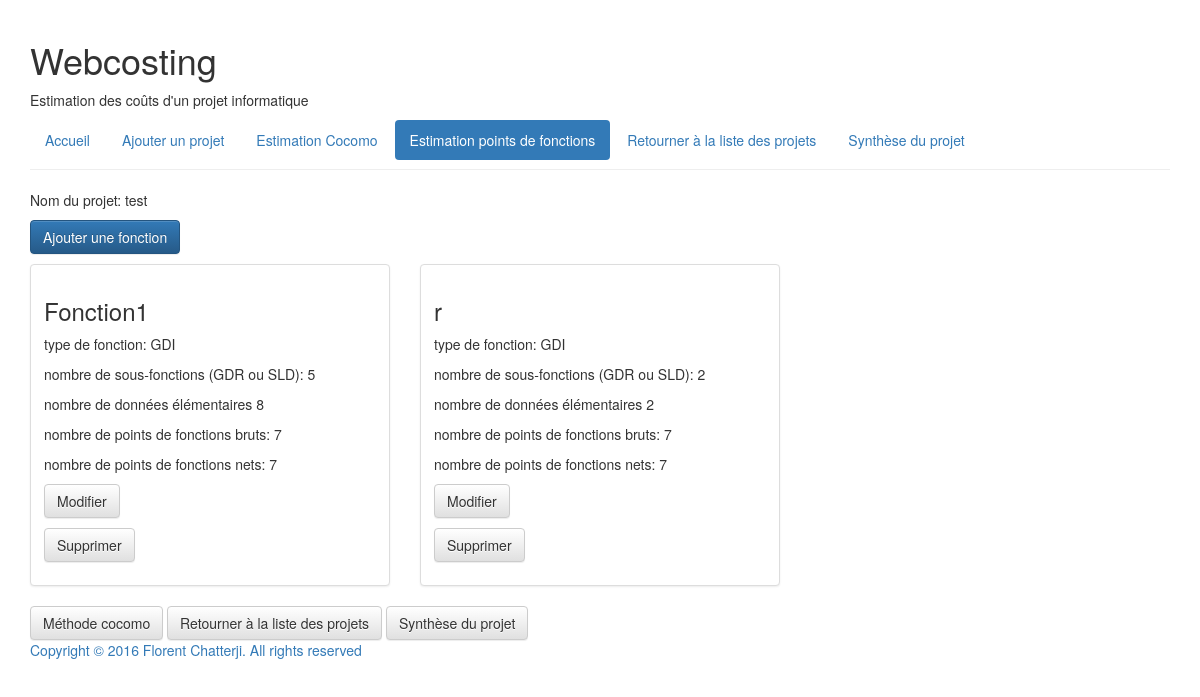
The page /webcosting/projet/129/fonction/ on the database as committed earlier.
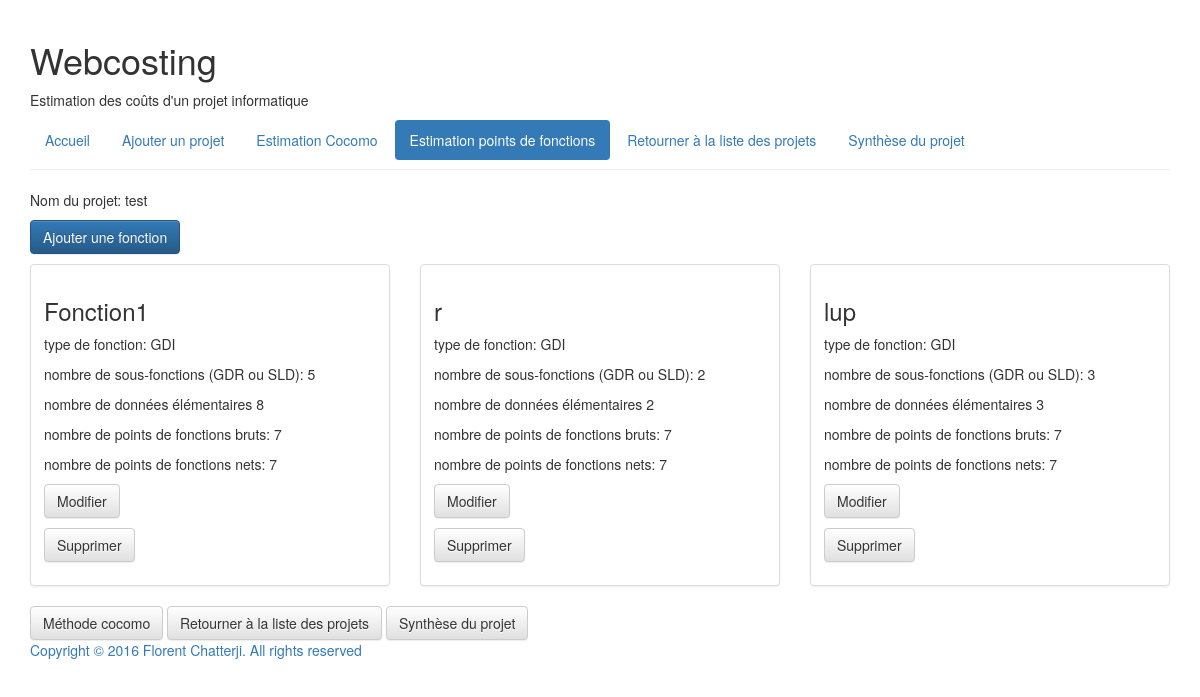
The same page on the database as committed later.
### webcosting/models.py (models this page shows, shortened)
class Projet(models.Model):
    nom_projet = models.CharField(
        'nom du projet',
        max_length=100,
        default=None
        )
    date_dernier_enregistrement = models.DateTimeField(
        'date du dernier enregistrement',
        auto_now=True,
        null=True
        )
    ORGANIQUE = 'OR'
    SEMIDETACHE = 'SD'
    EMBARQUE = 'EM'
    TYPE_PROJET_CHOIX = (
        (ORGANIQUE, 'organique'),
        (SEMIDETACHE, 'semi-détaché'),
        (EMBARQUE, 'embarqué'),
    )
    type_projet = models.CharField(
        max_length=2,
        choices=TYPE_PROJET_CHOIX,
        default='organique'
        )
    taille_projet = models.ForeignKey(
        TailleProjet,
        on_delete=models.CASCADE,
        blank=True,
        null=True,
        )
    language_de_programmation = models.ForeignKey(
        LanguageDeProgrammation,
        on_delete=models.CASCADE,
        blank=True,
        null=True,
        )
    facteur_ajustement = models.IntegerField(
        default=1,
        blank=True,
        null=True,
        )
    FIAB_CHOIX = (
        (0.75, 'très bas: 0.75'),
        (0.88, 'bas: 0.88'),
        (1.00, 'moyen: 1.00'),
        (1.15, 'élevé: 1.15'),
        (1.40, 'très élevé: 1.40'),
        )
    fiab = models.FloatField(
        choices=FIAB_CHOIX,
        default=None,
        blank=True,
        null=True,
        )
    DONN_CHOIX = (
        (0.94, 'bas (0.94)'),
        (1.00, 'moyen (1.00)'),
        (1.08, 'élevé (1.08)'),
        (1.16, 'très élevé (1.16)'),
        )
    donn = models.FloatField(
        choices=DONN_CHOIX,
        default=None,
        blank=True,
        null=True,
        )
    CPLX_CHOIX = (
        (0.70, 'très bas: 0.70'),
        (0.85, 'bas: 0.85'),
        (1.00, 'moyen: 1.00'),
        (1.15, 'élevé: 1.15'),
        (1.30, 'très élevé: 1.30'),
        (1.65, 'très très élevé: 1.65'),
        )
    cplx = models.FloatField(
        choices=CPLX_CHOIX,
        default=None,
        blank=True,
        null=True,
        )
    def _point_de_fonction_brut(self):
        fonctions = Fonction.objects.filter(projet=self.id)
        point_de_fonction_brut = 0
        for fonction in fonctions:
            point_de_fonction_brut += fonction.point_de_fonction_brut
        return point_de_fonction_brut
    point_de_fonction_brut = property(_point_de_fonction_brut)
    def _point_de_fonction_net(self):
        return self.facteur_ajustement * self.point_de_fonction_brut
    point_de_fonction_net = property(_point_de_fonction_net)
    def _charge_de_travail_point_de_fonction(self):
        taille_projet = TailleProjet.objects.get(taille_projet=self.taille_projet)
        charge_de_travail = taille_projet.charge_de_travail
        return charge_de_travail * self.point_de_fonction_net
    charge_de_travail_point_de_fonction = property(_charge_de_travail_point_de_fonction)
    def _ligne_de_code(self):
        language_de_programmation = LanguageDeProgrammation.objects.get(language_de_programmation=self.language_de_programmation)
        ligne_de_code_par_points_de_fonctions = language_de_programmation.ligne_de_code_par_points_de_fonctions
        return ligne_de_code_par_points_de_fonctions * self.point_de_fonction_net / 1000.0
    ligne_de_code = property(_ligne_de_code)
    def _effort_simple(self):
        A = Coefficient.objects.get(
            type_coefficient='A',
            type_projet=self.type_projet,
            )
        B = Coefficient.objects.get(
            type_coefficient='B',
            type_projet=self.type_projet,
            )
        A = A.valeur_coefficient
        B = B.valeur_coefficient
        ligne_de_code = self.ligne_de_code
        effort_simple = A * (ligne_de_code ** B)
        effort_simple = round(effort_simple, 2)
        return effort_simple
    effort_simple = property(_effort_simple)
    def _charge_de_travail_cocomo(self):
        effort_simple = self.effort_simple
        moyenne_degres_integration = self.fiab / 1.0
        effort_intermediaire = moyenne_degres_integration * effort_simple
        effort_intermediaire = round(effort_intermediaire, 2)
        return effort_intermediaire
    charge_de_travail_cocomo = property(_charge_de_travail_cocomo)
    def _temps_de_developpement(self):
        C = Coefficient.objects.get(
            type_coefficient='C',
            type_projet=self.type_projet
            )
        D = Coefficient.objects.get(
            type_coefficient='D',
            type_projet=self.type_projet
            )
        C = C.valeur_coefficient
        D = D.valeur_coefficient
        effort_simple = self.effort_simple
        temps_de_developpement = C * (effort_simple ** D)
        temps_de_developpement = round(temps_de_developpement, 2)
        return temps_de_developpement
    temps_de_developpement = property(_temps_de_developpement)

class Fonction(models.Model):
    projet = models.ForeignKey(
        Projet,
        on_delete=models.CASCADE,
        default=None
        )
    nom_fonction = models.CharField(
        'nom de la fonction',
        max_length=100,
        default=None
        )
    type_fonction = models.ForeignKey(
        TypeFonction,
        on_delete=models.CASCADE,
        default=None
        )
    nombre_sous_fonction = models.PositiveIntegerField(
        'nombre de sous-fonctions (\'GDR ou SLD\')',
        default=0,
        )
    nombre_donnees_elementaires = models.PositiveIntegerField(
        'nombre de données élémentaires',
        default=0,
        )
    def _point_de_fonction_brut(self):
        calcul_point_de_fonction = CalculPointDeFonction.objects.get(
            type_fonction=self.type_fonction,
            nombre_sous_fonction_deb__lte=self.nombre_sous_fonction,
            nombre_sous_fonction_fin__gte=self.nombre_sous_fonction,
            nombre_donnees_elementaires_deb__lte=self.nombre_donnees_elementaires,
            nombre_donnees_elementaires_fin__gte=self.nombre_donnees_elementaires
            )
        return calcul_point_de_fonction.nombre_point_de_fonction
    point_de_fonction_brut = property(_point_de_fonction_brut)
    def _point_de_fonction_net(self):
        return self.projet.facteur_ajustement * self.point_de_fonction_brut
    point_de_fonction_net = property(_point_de_fonction_net)

class TypeFonction(models.Model):
    def __str__(self):
        return self.type_fonction
    TYPE_FONCTION_CHOIX = (
        ('GDI', 'données internes'),
        ('GDE', 'données externes'),
        ('ENT', 'entrées'),
        ('SOR', 'sorties'),
        ('INT', 'interrogation')
        )
    type_fonction = models.CharField(
        max_length=3,
        choices=TYPE_FONCTION_CHOIX,
        default='données internes'
        )

class CalculPointDeFonction(models.Model):
    type_fonction = models.ForeignKey(
        TypeFonction,
        on_delete=models.CASCADE,
        default=None
        )
    nombre_sous_fonction_deb = models.PositiveIntegerField(
        default=0
        )
    nombre_sous_fonction_fin = models.PositiveIntegerField(
        default=0
        )
    nombre_donnees_elementaires_deb = models.PositiveIntegerField(
        default=0
        )
    nombre_donnees_elementaires_fin = models.PositiveIntegerField(
        default=0
        )
    COMPLEXITE_CHOIX = (
        ('faible', 'faible'),
        ('moyen', 'moyen'),
        ('élevé', 'élevé')
        )
    complexite = models.CharField(
        max_length=10,
        choices=COMPLEXITE_CHOIX,
        default='moyen'
        )
    nombre_point_de_fonction = models.PositiveIntegerField(
        'nombre de points de fonctions',
        default=0
        )

### webcosting/views.py (the view)
class FonctionView(generic.ListView):
    model = Fonction
    template_name = 'webcosting/fonction.html'
    context_object_name = 'all_fonctions'
    def get_queryset(self):
        self.projet = get_object_or_404(Projet, pk=self.kwargs['projet_id'])
        return Fonction.objects.filter(projet=self.projet)
    def get_context_data(self, **kwargs):
        context = super(FonctionView, self).get_context_data(**kwargs)
        context['projet'] = self.projet
        return context

### webcosting/templates/webcosting/fonction.html (shortened to what this page needs)
{% extends "webcosting/base.html" %}
{% block navigation %}
<ul class="nav nav-pills">
  <li role="presentation"><a href="{% url 'webcosting:index' %}">Accueil</a></li>
  <li role="presentation"><a href="{% url 'webcosting:projet_add' %}" role="button">Ajouter un projet</a></li>
  <li role="presentation"><a href="{% url 'webcosting:cocomo_update' projet.id %}">Estimation Cocomo</a></li>
  <li role="presentation" class="active"><a href="{% url 'webcosting:fonction' projet.id %}" role="button">Estimation points de fonctions</a></li>
  <li role="presentation"><a href="{% url 'webcosting:index' %}">Retourner à la liste des projets</a></li>
  <li role="presentation"><a href="{% url 'webcosting:projet' projet.id %}">Synthèse du projet</a></li>
</ul>
{% endblock %}
{% block content %}
<p>Nom du projet: {{ projet.nom_projet }} </p>
<p><a href="{% url 'webcosting:fonction_add' projet.id %}" class="btn btn-primary" role="button">Ajouter une fonction</a></p>
<div class="row">
  {% for fonction in all_fonctions %}
  <div class="col-sm-6 col-md-4">
    <div class="thumbnail">
      <div class="caption">
        <h3>{{ fonction.nom_fonction }}</h3>
        <p>type de fonction: {{ fonction.type_fonction}} </p>
        <p>nombre de sous-fonctions (GDR ou SLD): {{ fonction.nombre_sous_fonction}} </p>
        <p>nombre de données élémentaires {{ fonction.nombre_donnees_elementaires }} </p>
        <p>nombre de points de fonctions bruts: {{ fonction.point_de_fonction_brut }} </p>
        <p>nombre de points de fonctions nets: {{ fonction.point_de_fonction_net }} </p>
        <p>
          <a href="{% url 'webcosting:fonction_update' projet.id fonction.id %}" class="btn btn-default" role="button">Modifier</a>
          <form action="{% url 'webcosting:fonction_delete' projet.id fonction.id %}" method="post">
            <button type="submit" class="btn btn-default">Supprimer</button>
          </form>
        </p>
      </div>
    </div>
  </div>
  {% endfor %}
</div>
<button class="btn btn-default" onclick="location.href='{% url 'webcosting:cocomo_update' projet.id %}';" role="button">Méthode cocomo</button>
<button class="btn btn-default" onclick="location.href='{% url 'webcosting:index' %}';" role="button">Retourner à la liste des projets</button>
<button class="btn btn-default" onclick="location.href='{% url 'webcosting:projet' projet.id %}';" role="button">Synthèse du projet</button><a href="">
{% endblock %}

### webcosting/templates/webcosting/base.html (shortened to what this page needs)
{% load staticfiles %}
<!DOCTYPE html>
<html lang="en">
<head>
  <link rel="stylesheet" href="https://maxcdn.bootstrapcdn.com/bootstrap/3.3.6/css/bootstrap.min.css">
  <link rel="stylesheet" href="https://maxcdn.bootstrapcdn.com/bootstrap/3.3.6/css/bootstrap-theme.min.css">
  <link rel="stylesheet" type="text/css" href="{% static 'webcosting/style.css' %}" />
</head>
<body>
  <div class="container">
    <div class="page-header">
      <h1>Webcosting</h1>
      <p id="slogan">Estimation des coûts d'un projet informatique</p>
      {% block navigation %}
      {% endblock %}
    </div>
    <div>
      {% block content %}
      {% endblock %}
    </div>
    <footer class="footer">
      <p class="copyright">
       Copyright &copy;<script>document.write(' ' + new Date().getFullYear() + ' ');</script>Florent Chatterji. All rights reserved
     </p>
   </footer>
 </div>
</body>
</html>

Rows that differ between the two databases and show on the page:
added Fonction: nom_fonction "lup", type_fonction "GDI", nombre_sous_fonction "3", nombre_donnees_elementaires "3", point_de_fonction_brut "7", point_de_fonction_net "7"
